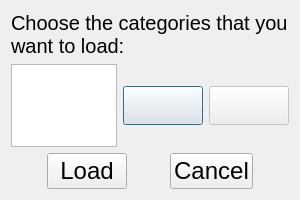
<?xml version="1.0" encoding="UTF-8"?>
<ui version="4.0">
 <class>queryDialog</class>
 <widget class="QDialog" name="queryDialog">
  <property name="geometry">
   <rect>
    <x>0</x>
    <y>0</y>
    <width>300</width>
    <height>200</height>
   </rect>
  </property>
  <property name="windowTitle">
   <string>Dialog</string>
  </property>
  <layout class="QGridLayout" name="gridLayout">
   <item row="0" column="0">
    <widget class="QLabel" name="label_6">
     <property name="font">
      <font>
       <pointsize>15</pointsize>
      </font>
     </property>
     <property name="text">
      <string>Choose the categories that you want to load:</string>
     </property>
     <property name="wordWrap">
      <bool>true</bool>
     </property>
    </widget>
   </item>
   <item row="1" column="0">
    <layout class="QHBoxLayout" name="horizontalLayout_2">
     <item>
      <widget class="QListWidget" name="listWidget">
       <property name="font">
        <font>
         <pointsize>14</pointsize>
        </font>
       </property>
      </widget>
     </item>
     <item>
      <widget class="QPushButton" name="removeButton">
       <property name="font">
        <font>
         <pointsize>20</pointsize>
        </font>
       </property>
       <property name="text">
        <string/>
       </property>
       <property name="icon">
        <iconset resource="resrcs/res.qrc">
         <normaloff>:/new/prefix1/remove.png</normaloff>:/new/prefix1/remove.png</iconset>
       </property>
       <property name="iconSize">
        <size>
         <width>38</width>
         <height>38</height>
        </size>
       </property>
      </widget>
     </item>
     <item>
      <widget class="QPushButton" name="undoButton">
       <property name="enabled">
        <bool>false</bool>
       </property>
       <property name="font">
        <font>
         <pointsize>20</pointsize>
        </font>
       </property>
       <property name="text">
        <string/>
       </property>
       <property name="icon">
        <iconset resource="resrcs/res.qrc">
         <normaloff>:/new/prefix1/undo.png</normaloff>:/new/prefix1/undo.png</iconset>
       </property>
       <property name="iconSize">
        <size>
         <width>38</width>
         <height>38</height>
        </size>
       </property>
      </widget>
     </item>
    </layout>
   </item>
   <item row="2" column="0">
    <layout class="QHBoxLayout" name="horizontalLayout">
     <item>
      <spacer name="horizontalSpacer_2">
       <property name="orientation">
        <enum>Qt::Horizontal</enum>
       </property>
       <property name="sizeHint" stdset="0">
        <size>
         <width>40</width>
         <height>20</height>
        </size>
       </property>
      </spacer>
     </item>
     <item>
      <widget class="QPushButton" name="loadButton">
       <property name="font">
        <font>
         <pointsize>18</pointsize>
        </font>
       </property>
       <property name="text">
        <string>Load</string>
       </property>
      </widget>
     </item>
     <item>
      <spacer name="horizontalSpacer">
       <property name="orientation">
        <enum>Qt::Horizontal</enum>
       </property>
       <property name="sizeHint" stdset="0">
        <size>
         <width>40</width>
         <height>20</height>
        </size>
       </property>
      </spacer>
     </item>
     <item>
      <widget class="QPushButton" name="cancelButton">
       <property name="font">
        <font>
         <pointsize>18</pointsize>
        </font>
       </property>
       <property name="text">
        <string>Cancel</string>
       </property>
      </widget>
     </item>
     <item>
      <spacer name="horizontalSpacer_3">
       <property name="orientation">
        <enum>Qt::Horizontal</enum>
       </property>
       <property name="sizeHint" stdset="0">
        <size>
         <width>40</width>
         <height>20</height>
        </size>
       </property>
      </spacer>
     </item>
    </layout>
   </item>
  </layout>
  <zorder>loadButton</zorder>
  <zorder>cancelButton</zorder>
  <zorder>label_6</zorder>
  <zorder>listWidget</zorder>
  <zorder>removeButton</zorder>
  <zorder>undoButton</zorder>
  <zorder>listWidget</zorder>
 </widget>
 <resources>
  <include location="resrcs/res.qrc"/>
 </resources>
 <connections/>
</ui>
